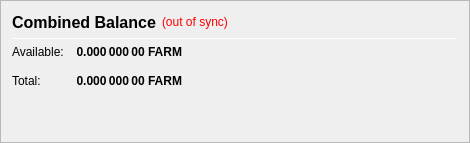
                   <widget class="QFrame" name="frame_CombinedBalances">
                    <property name="minimumSize">
                     <size>
                      <width>470</width>
                      <height>0</height>
                     </size>
                    </property>
                    <property name="frameShape">
                     <enum>QFrame::StyledPanel</enum>
                    </property>
                    <property name="frameShadow">
                     <enum>QFrame::Raised</enum>
                    </property>
                    <layout class="QVBoxLayout" name="verticalLayout_5">
                     <item>
                      <layout class="QHBoxLayout" name="horizontalLayout_5" stretch="0,0,0">
                       <item>
                        <widget class="QLabel" name="label_5z">
                         <property name="minimumSize">
                          <size>
                           <width>0</width>
                           <height>20</height>
                          </size>
                         </property>
                         <property name="font">
                          <font>
                           <pointsize>12</pointsize>
                           <weight>75</weight>
                           <bold>true</bold>
                          </font>
                         </property>
                         <property name="toolTip">
                          <string>Combined Balance (including unconfirmed and immature coins)</string>
                         </property>
                         <property name="text">
                          <string>Combined Balance</string>
                         </property>
                        </widget>
                       </item>
                       <item>
                        <widget class="QLabel" name="labelWalletStatus">
                         <property name="cursor">
                          <cursorShape>WhatsThisCursor</cursorShape>
                         </property>
                         <property name="toolTip">
                          <string>The displayed information may be out of date. Your wallet automatically synchronizes with the SEED2NEED network after a connection is established, but this process has not completed yet.</string>
                         </property>
                         <property name="styleSheet">
                          <string notr="true">QLabel { color: red; }</string>
                         </property>
                         <property name="text">
                          <string notr="true">(out of sync)</string>
                         </property>
                         <property name="alignment">
                          <set>Qt::AlignLeading|Qt::AlignLeft|Qt::AlignVCenter</set>
                         </property>
                        </widget>
                       </item>
                       <item>
                        <spacer name="horizontalSpacer_1">
                         <property name="orientation">
                          <enum>Qt::Horizontal</enum>
                         </property>
                         <property name="sizeHint" stdset="0">
                          <size>
                           <width>40</width>
                           <height>20</height>
                          </size>
                         </property>
                        </spacer>
                       </item>
                      </layout>
                     </item>
                     <item>
                      <widget class="Line" name="line_CombinedBalance">
                       <property name="minimumSize">
                        <size>
                         <width>0</width>
                         <height>1</height>
                        </size>
                       </property>
                       <property name="maximumSize">
                        <size>
                         <width>16777215</width>
                         <height>1</height>
                        </size>
                       </property>
                       <property name="orientation">
                        <enum>Qt::Horizontal</enum>
                       </property>
                      </widget>
                     </item>
                     <item>
                      <layout class="QGridLayout" name="gridLayout_3">
                       <property name="spacing">
                        <number>12</number>
                       </property>
                       <item row="1" column="0">
                        <widget class="QLabel" name="labelBalanceTextz">
                         <property name="text">
                          <string>Available:</string>
                         </property>
                        </widget>
                       </item>
                       <item row="1" column="1">
                        <widget class="QLabel" name="labelBalancez">
                         <property name="font">
                          <font>
                           <weight>75</weight>
                           <bold>true</bold>
                          </font>
                         </property>
                         <property name="cursor">
                          <cursorShape>IBeamCursor</cursorShape>
                         </property>
                         <property name="toolTip">
                          <string>Your current spendable balance</string>
                         </property>
                         <property name="text">
                          <string notr="true">0.000 000 00 FARM</string>
                         </property>
                         <property name="alignment">
                          <set>Qt::AlignRight|Qt::AlignTrailing|Qt::AlignVCenter</set>
                         </property>
                         <property name="textInteractionFlags">
                          <set>Qt::LinksAccessibleByMouse|Qt::TextSelectableByKeyboard|Qt::TextSelectableByMouse</set>
                         </property>
                        </widget>
                       </item>
                       <item row="2" column="0">
                        <widget class="QLabel" name="labelTotalTextz">
                         <property name="text">
                          <string>Total:</string>
                         </property>
                        </widget>
                       </item>
                       <item row="2" column="1">
                        <widget class="QLabel" name="labelTotalz">
                         <property name="font">
                          <font>
                           <weight>75</weight>
                           <bold>true</bold>
                          </font>
                         </property>
                         <property name="cursor">
                          <cursorShape>IBeamCursor</cursorShape>
                         </property>
                         <property name="toolTip">
                          <string>Total Balance, including all unavailable coins.</string>
                         </property>
                         <property name="text">
                          <string notr="true">0.000 000 00 FARM</string>
                         </property>
                         <property name="alignment">
                          <set>Qt::AlignRight|Qt::AlignTrailing|Qt::AlignVCenter</set>
                         </property>
                         <property name="textInteractionFlags">
                          <set>Qt::LinksAccessibleByMouse|Qt::TextSelectableByKeyboard|Qt::TextSelectableByMouse</set>
                         </property>
                        </widget>
                       </item>
                       <item row="2" column="3">
                        <spacer name="horizontalSpacer_2">
                         <property name="orientation">
                          <enum>Qt::Horizontal</enum>
                         </property>
                         <property name="sizeHint" stdset="0">
                          <size>
                           <width>40</width>
                           <height>20</height>
                          </size>
                         </property>
                        </spacer>
                       </item>
                      </layout>
                     </item>
                     <item>
                      <spacer name="verticalSpacer_1">
                       <property name="orientation">
                        <enum>Qt::Vertical</enum>
                       </property>
                       <property name="sizeHint" stdset="0">
                        <size>
                         <width>20</width>
                         <height>40</height>
                        </size>
                       </property>
                      </spacer>
                     </item>
                    </layout>
                   </widget>
